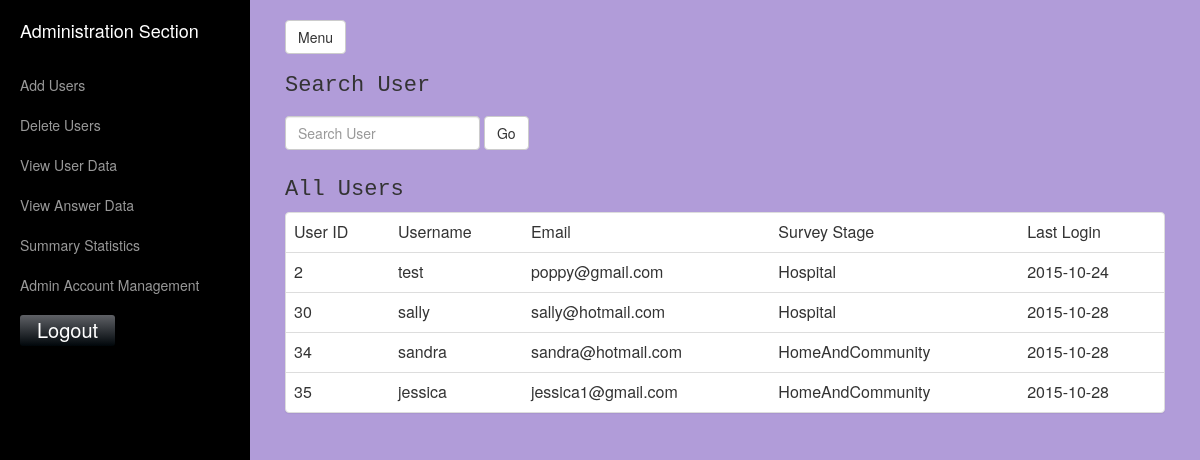
The page /view-users.php (signed in) on the database its author committed.
### tables this page shows
CREATE TABLE IF NOT EXISTS `user` (
  `user_id` int(11) NOT NULL AUTO_INCREMENT,
  `username` varchar(20) NOT NULL,
  `password` varchar(255) NOT NULL,
  `email` varchar(50) NOT NULL,
  `admin` tinyint(1) NOT NULL DEFAULT '0',
  `survey_stage` varchar(50) NOT NULL DEFAULT 'Introduction',
  `lastLogin` date NOT NULL,
  PRIMARY KEY (`user_id`),
  UNIQUE KEY `username` (`username`),
  UNIQUE KEY `email` (`email`)
);

### view-users.php (the view, shortened to what this page needs)
<head>
    <link href="bootstrap/css/bootstrap.min.css" rel="stylesheet">
    <link href="bootstrap/css/admin.css" rel="stylesheet">
</head>
<body>
    <div id="wrapper">
        <div id="sidebar-wrapper">
            <ul class="sidebar-nav">
                    <li class="sidebar-brand">
                    <a href="admin-section.php">Administration Section</a>
                </li>
                <li>
                    <a href="add-user.php">Add Users</a>
                </li>
                <li>
                    <a href="delete-user.php">Delete Users</a>
                </li>
                <li>
                   <a href="view-users.php">View User Data</a>
                </li>
				<li>
                   <a href="view-answers.php">View Answer Data</a>
                </li>
				<li>
                   <a href="summary-statistics.php">Summary Statistics</a>
                </li>
				<li>
                   <a href="admin-account-management.php">Admin Account Management</a>
                </li>
			<form action="logout.php" method="post">
			<p>
			<button type="submit" name="logout" value="Logout">Logout</button>
			</p>
			</form>
            </ul>
        </div>
        <div id="page-content-wrapper">
            <div class="container-fluid">
                <div class="row">
                    <div class="col-lg-12">
                        <a href="#menu-toggle" class="btn btn-default" id="menu-toggle">Menu</a>
						<h2>Search User</h2>
						 </div>
						<form class="navbar-form navbar-left" role="search" action="<?php echo $_SERVER['PHP_SELF'] ?>" method="post">
						<div class="form-group">
						<input class="form-control" placeholder="Search User" type="text"  id="strUsername" name="strUsername" />
						<input type="submit" name="view_user"  class="btn btn-default" id="view_user" value="Go" />
						</form>
					 </div>
					 </div>
						<?php
						echo "<h2>All Users</h2>";
						require 'mysql-connection-open.php';
						$sql = "SELECT * FROM user WHERE admin = 0";
						if ($result = mysqli_query($conn, $sql))
						{
							echo "<div class='panel panel-default'>";
							echo "<table class='table'>";
							echo "<tr><td>User ID</td>";
							echo "<td>Username</td>";
							echo "<td>Email</td>";
							echo "<td>Survey Stage</td>";
							echo "<td>Last Login</td></tr>";
							while ($row = mysqli_fetch_assoc($result))
							{
								echo "<tr><td>" . $row["user_id"] . "</td>";
								echo "<td>" . $row["username"] . "</td>";
								echo "<td>" . $row["email"] . "</td>";
								echo "<td>" . $row["survey_stage"] . "</td>";
								echo "<td>" . $row["lastLogin"] . "</td></tr>";
							}
							echo "</table>","</div>";
						}
					?>
                </div>
                </div>
</body>
</html>

### rows shown on the page
user: user_id "2", username "test", email "poppy@gmail.com", survey_stage "Hospital", lastLogin "2015-10-24"
user: user_id "30", username "sally", email "sally@hotmail.com", survey_stage "Hospital", lastLogin "2015-10-28"
user: user_id "34", username "sandra", email "sandra@hotmail.com", survey_stage "HomeAndCommunity", lastLogin "2015-10-28"
user: user_id "35", username "jessica", email "jessica1@gmail.com", survey_stage "HomeAndCommunity", lastLogin "2015-10-28"
